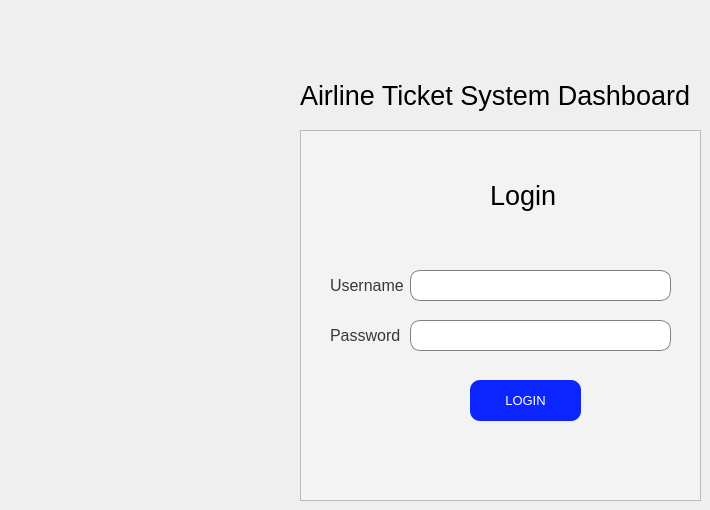
    <widget class="QWidget" name="tab_12">
     <attribute name="title">
      <string>Login</string>
     </attribute>
     <widget class="QFrame" name="frame_11">
      <property name="geometry">
       <rect>
        <x>300</x>
        <y>130</y>
        <width>401</width>
        <height>371</height>
       </rect>
      </property>
      <property name="styleSheet">
       <string notr="true">background-color: rgb(243, 243, 243);</string>
      </property>
      <property name="frameShape">
       <enum>QFrame::StyledPanel</enum>
      </property>
      <property name="frameShadow">
       <enum>QFrame::Raised</enum>
      </property>
      <widget class="QLabel" name="label_4">
       <property name="geometry">
        <rect>
         <x>190</x>
         <y>40</y>
         <width>81</width>
         <height>51</height>
        </rect>
       </property>
       <property name="font">
        <font>
         <pointsize>20</pointsize>
        </font>
       </property>
       <property name="text">
        <string>Login</string>
       </property>
      </widget>
      <widget class="QLabel" name="label_71">
       <property name="geometry">
        <rect>
         <x>30</x>
         <y>140</y>
         <width>91</width>
         <height>31</height>
        </rect>
       </property>
       <property name="font">
        <font>
         <pointsize>12</pointsize>
        </font>
       </property>
       <property name="styleSheet">
        <string notr="true">color: rgb(56, 56, 56);</string>
       </property>
       <property name="text">
        <string>Username</string>
       </property>
      </widget>
      <widget class="QLabel" name="label_72">
       <property name="geometry">
        <rect>
         <x>30</x>
         <y>190</y>
         <width>91</width>
         <height>31</height>
        </rect>
       </property>
       <property name="font">
        <font>
         <pointsize>12</pointsize>
        </font>
       </property>
       <property name="styleSheet">
        <string notr="true">color: rgb(56, 56, 56);</string>
       </property>
       <property name="text">
        <string>Password</string>
       </property>
      </widget>
      <widget class="QLabel" name="label_5">
       <property name="geometry">
        <rect>
         <x>80</x>
         <y>20</y>
         <width>81</width>
         <height>91</height>
        </rect>
       </property>
       <property name="toolTip">
        <string>&lt;html&gt;&lt;head/&gt;&lt;body&gt;&lt;p&gt;&lt;img src=&quot;:/newPrefix/icon.png&quot;/&gt;&lt;/p&gt;&lt;/body&gt;&lt;/html&gt;</string>
       </property>
       <property name="whatsThis">
        <string>&lt;html&gt;&lt;head/&gt;&lt;body&gt;&lt;p&gt;&lt;img src=&quot;:/newPrefix/icon.png&quot;/&gt;&lt;/p&gt;&lt;/body&gt;&lt;/html&gt;</string>
       </property>
       <property name="text">
        <string>&lt;html&gt;&lt;head/&gt;&lt;body&gt;&lt;p&gt;&lt;img src=&quot;:/newPrefix/icon.png&quot;/&gt;&lt;/p&gt;&lt;/body&gt;&lt;/html&gt;</string>
       </property>
      </widget>
      <widget class="QLineEdit" name="lineEdit_41">
       <property name="geometry">
        <rect>
         <x>110</x>
         <y>140</y>
         <width>261</width>
         <height>31</height>
        </rect>
       </property>
       <property name="styleSheet">
        <string notr="true">border :1px solid grey;
border-radius: 10px;
background-color: rgb(255, 255, 255);</string>
       </property>
       <property name="text">
        <string/>
       </property>
      </widget>
      <widget class="QLineEdit" name="lineEdit_42">
       <property name="geometry">
        <rect>
         <x>110</x>
         <y>190</y>
         <width>261</width>
         <height>31</height>
        </rect>
       </property>
       <property name="styleSheet">
        <string notr="true">border :1px solid grey;
border-radius: 10px;
background-color: rgb(255, 255, 255);</string>
       </property>
       <property name="text">
        <string/>
       </property>
       <property name="echoMode">
        <enum>QLineEdit::Password</enum>
       </property>
      </widget>
      <widget class="QPushButton" name="pushButton_21">
       <property name="geometry">
        <rect>
         <x>170</x>
         <y>250</y>
         <width>111</width>
         <height>41</height>
        </rect>
       </property>
       <property name="font">
        <font>
         <pointsize>10</pointsize>
        </font>
       </property>
       <property name="styleSheet">
        <string notr="true">background-color: rgb(12, 36, 255);
border-radius: 10px;
color: rgb(255, 255, 255);</string>
       </property>
       <property name="text">
        <string>LOGIN</string>
       </property>
      </widget>
     </widget>
     <widget class="QLabel" name="label_6">
      <property name="geometry">
       <rect>
        <x>300</x>
        <y>70</y>
        <width>391</width>
        <height>51</height>
       </rect>
      </property>
      <property name="font">
       <font>
        <pointsize>20</pointsize>
       </font>
      </property>
      <property name="text">
       <string>Airline Ticket System Dashboard</string>
      </property>
     </widget>
    </widget>
